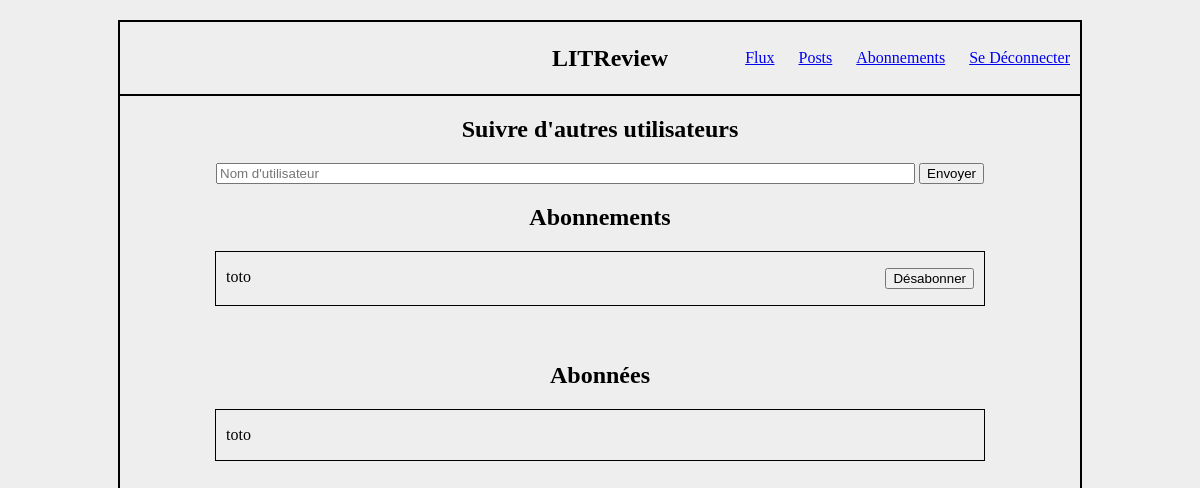
/subs/ (signed in), run on an earlier commit of the app's database.
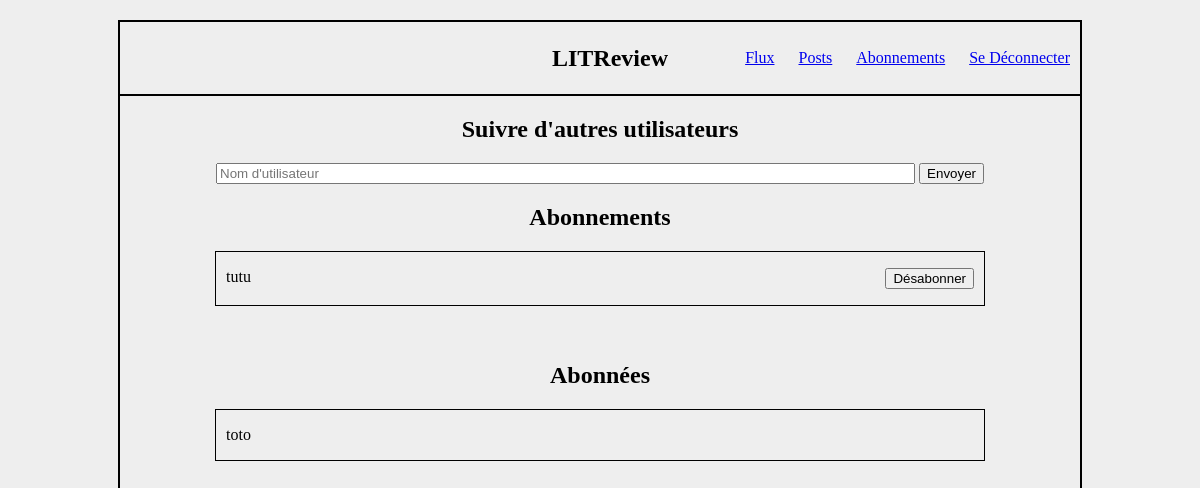
And on a later commit of the database.
### review/models.py (models this page shows)
class UserFollows(models.Model):
    user = models.ForeignKey(to=settings.AUTH_USER_MODEL,
                             on_delete=models.CASCADE,
                             related_name='following')
    followed_user = models.ForeignKey(to=settings.AUTH_USER_MODEL,
                                      on_delete=models.CASCADE,
                                      related_name='followed_by')
    class Meta:
        unique_together = ('user', 'followed_user',)

### review/views.py (the view, shortened to what this page needs)
# urls.py: path('subs/', review.views.subs, name='subs'),
@login_required
def subs(request):
    context = {}
    main_user = models.UserFollows()
    if models.UserFollows.objects.filter(user=request.user):
        context['followed'] = models.UserFollows.objects.filter(
            user=request.user)
    if models.UserFollows.objects.filter(followed_user=request.user):
        context['following'] = models.UserFollows.objects.filter(
            followed_user=request.user)
    return render(request, 'review/subs.html', context)

### review/templates/review/subs.html (shortened to what this page needs)
{% extends 'base.html' %}
{% block content %}
<h2>Suivre d'autres utilisateurs</h2>
<div class="search">
    <form method="post" action="{% url 'subs' %}">
        <input type="text" name="username" placeholder="Nom d'utilisateur">
        <button type="submit">Envoyer</button>
    </form>
</div>
<h2>Abonnements</h2>
{% if followed %}
    {% for sub in followed %}
    <div class="follow">
        <p class="user">{{ sub.followed_user }}</p>
        <p><a href="{% url 'delete_sub' sub.id %}"><button>Désabonner</button></a></p>
    </div>
    {% endfor %}
{% else %}
    <div>
        <p class="no_follow">Vous ne suivez personne pour l'instant !</p>
    </div>
{% endif %}
<br>
<br>
<h2>Abonnées</h2>
{% if following %}
    {% for sub in following %}
        <div class="follow">
            <p class="user">{{ sub.user }}</p>
        </div>
    {% endfor %}
    {% else %}
        <div class="no_follow">
            <p>Personne de vous suit pour l'instant !</p>
        </div>
{% endif %}
{% endblock %}

What changed in the data, as far as the page shows it:
removed UserFollows: followed_user "toto", shown under "Abonnements"
added UserFollows: followed_user "tutu", shown under "Abonnements"
